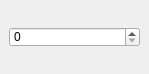
<?xml version="1.0" encoding="UTF-8"?>
<ui version="4.0">
 <class>Frame</class>
 <widget class="QFrame" name="Frame">
  <property name="geometry">
   <rect>
    <x>0</x>
    <y>0</y>
    <width>149</width>
    <height>74</height>
   </rect>
  </property>
  <property name="windowTitle">
   <string>Frame</string>
  </property>
  <widget class="QSpinBox" name="spinBox">
   <property name="geometry">
    <rect>
     <x>9</x>
     <y>27</y>
     <width>131</width>
     <height>20</height>
    </rect>
   </property>
  </widget>
 </widget>
 <resources/>
 <connections/>
</ui>
